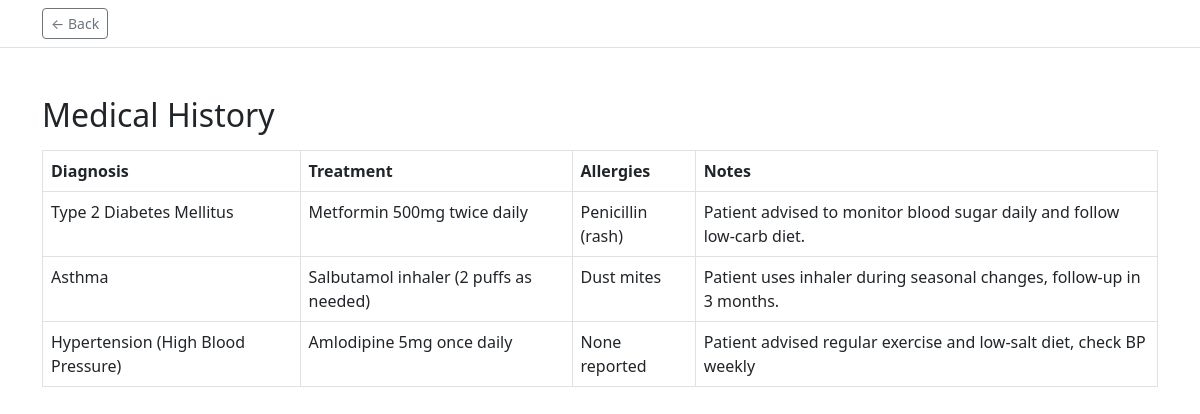
Page /patient/medical-history/ (signed in) on the committed database.
### hospital/models.py (models this page shows, shortened)
class MedicalHistory(models.Model):
	patient = models.ForeignKey('Patient', on_delete=models.CASCADE)
	diagnosis = models.CharField(max_length=255)
	treatment = models.TextField()
	allergies = models.TextField(blank=True, null=True)
	notes = models.TextField(blank=True, null=True)

### hospital/views.py (the view)
# urls.py: path('patient/medical-history/', views.medical_history, name='medical_history'),
def medical_history(request):
	from .models import MedicalHistory, Patient
	patient_name = request.session.get('patient_name', 'Demo Patient')
	try:
		patient = Patient.objects.get(pname=patient_name)
		history = MedicalHistory.objects.filter(patient=patient)
	except Patient.DoesNotExist:
		history = []
	return render(request, 'patient/medical_history.html', {'history': history})

### hospital/templates/patient/medical_history.html (shortened to what this page needs)
<!DOCTYPE html>
<html lang="en">
<head>
    <link rel="stylesheet" href="https://cdn.jsdelivr.net/npm/bootstrap@5.3.0/dist/css/bootstrap.min.css">
</head>
<body>
{% include 'components/back_bar.html' %}
<div class="container mt-5">
    <h2>Medical History</h2>
    <table class="table table-bordered mt-3">
        <thead>
            <tr>
                <th>Diagnosis</th>
                <th>Treatment</th>
                <th>Allergies</th>
                <th>Notes</th>
            </tr>
        </thead>
        <tbody>
            {% for record in history %}
            <tr>
                <td>{{ record.diagnosis }}</td>
                <td>{{ record.treatment }}</td>
                <td>{{ record.allergies|default:'-' }}</td>
                <td>{{ record.notes|default:'-' }}</td>
            </tr>
            {% empty %}
            <tr><td colspan="4" class="text-center">No medical history found.</td></tr>
            {% endfor %}
        </tbody>
    </table>
</div>
</body>
</html>

### rows in the picture
MedicalHistory: diagnosis "Type 2 Diabetes Mellitus", treatment "Metformin 500mg twice daily", allergies "Penicillin (rash)", notes "Patient advised to monitor blood sugar daily and follow low-carb diet."
MedicalHistory: diagnosis "Asthma", treatment "Salbutamol inhaler (2 puffs as needed)", allergies "Dust mites", notes "Patient uses inhaler during seasonal changes, follow-up in 3 months."
MedicalHistory: diagnosis "Hypertension (High Blood Pressure)", treatment "Amlodipine 5mg once daily", allergies "None reported", notes "Patient advised regular exercise and low-salt diet, check BP weekly"
